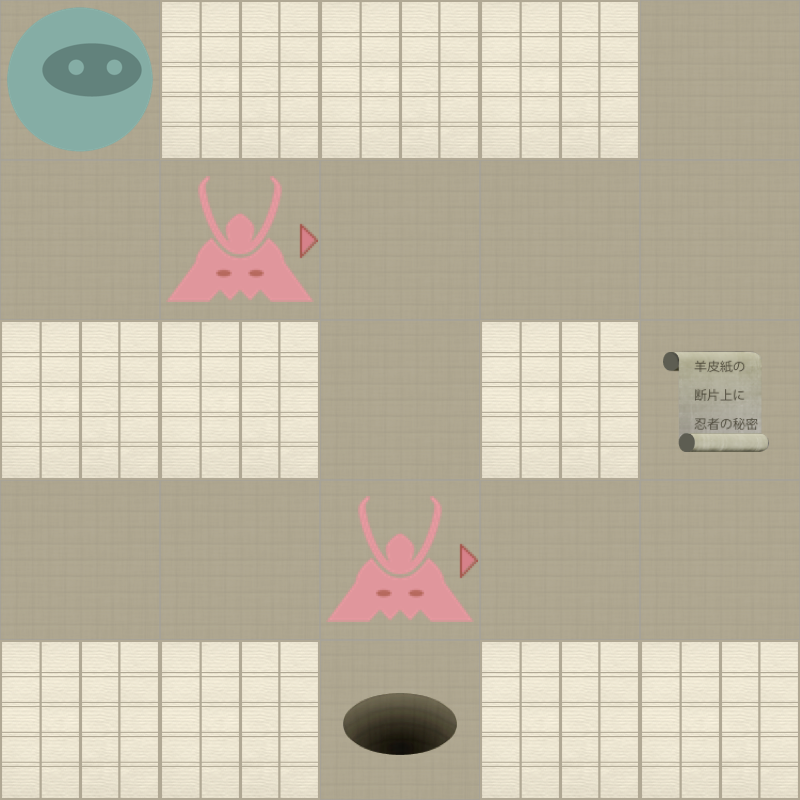

This game map was drawn from its Tiled (.tmx) file and the tilesets committed beside it. A one-line description and the trimmed map source follow:
An orthogonal 5x5 tile map with 160x160 px tiles, 2 tile layers (Level, Actors).

<map version="1.0" orientation="orthogonal" width="5" height="5" tilewidth="160" tileheight="160">
 <properties>
  <property name="moves" value="6" />
 </properties>
 <tileset firstgid="1" name="tiles" tilewidth="160" tileheight="160" spacing="2" margin="2">
  <image source="tiles-ipadhd.png" width="1024" height="1024" />
  <tile id="0">
   <properties>
    <property name="actor" value="exit" />
   </properties>
  </tile>
  <tile id="2">
   <properties>
    <property name="actor" value="guard" />
    <property name="direction" value="down" />
   </properties>
  </tile>
  <tile id="3">
   <properties>
    <property name="actor" value="guard" />
    <property name="direction" value="left" />
   </properties>
  </tile>
  <tile id="4">
   <properties>
    <property name="actor" value="guard" />
    <property name="direction" value="right" />
   </properties>
  </tile>
  <tile id="5">
   <properties>
    <property name="actor" value="guard" />
    <property name="direction" value="up" />
   </properties>
  </tile>
  <tile id="7">
   <properties>
    <property name="actor" value="player" />
   </properties>
  </tile>
  <tile id="8">
   <properties>
    <property name="actor" value="scroll" />
   </properties>
  </tile>
  <tile id="9">
   <properties>
    <property name="wall" value="1" />
   </properties>
  </tile>
 </tileset>
 <layer name="Level" width="5" height="5">
  <data>[25 cells, 25 non-empty, 2 distinct tile ids]</data>
 </layer>
 <layer name="Actors" width="5" height="5">
  <data>[25 cells, 5 non-empty, 4 distinct tile ids]</data>
 </layer>
</map>
